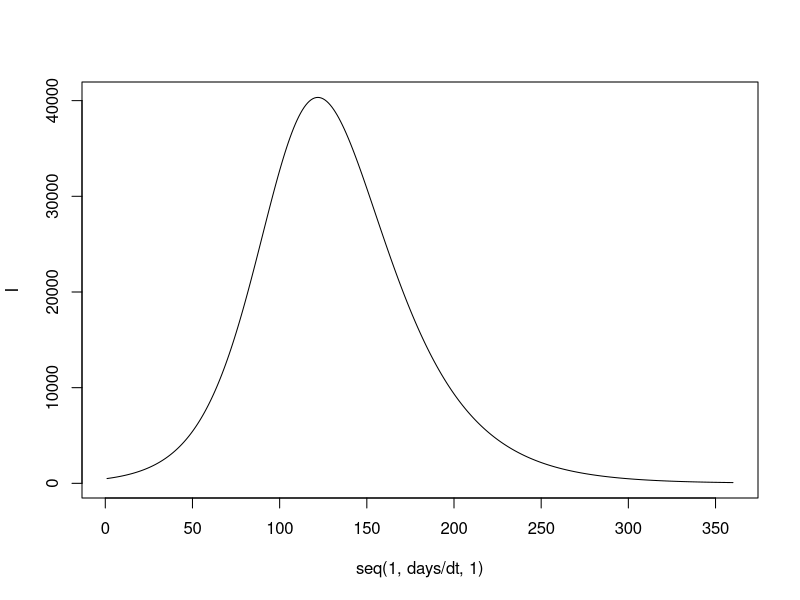
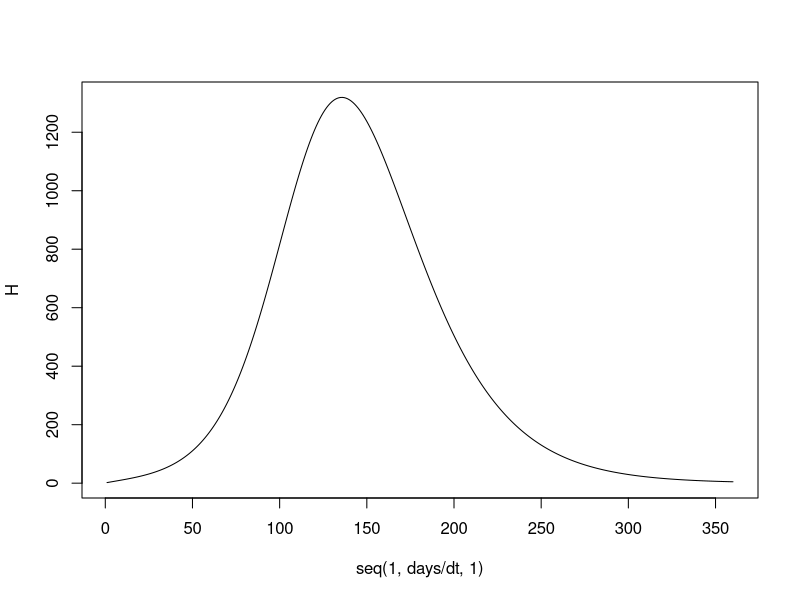
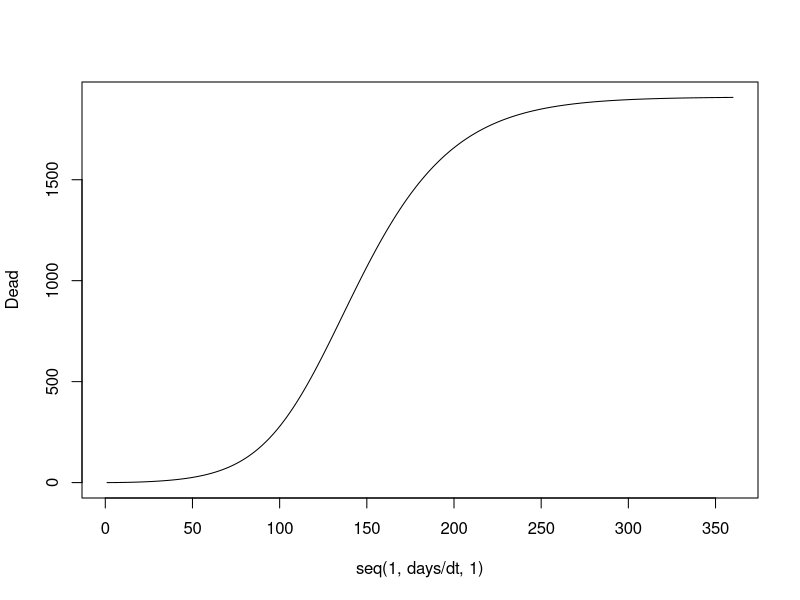
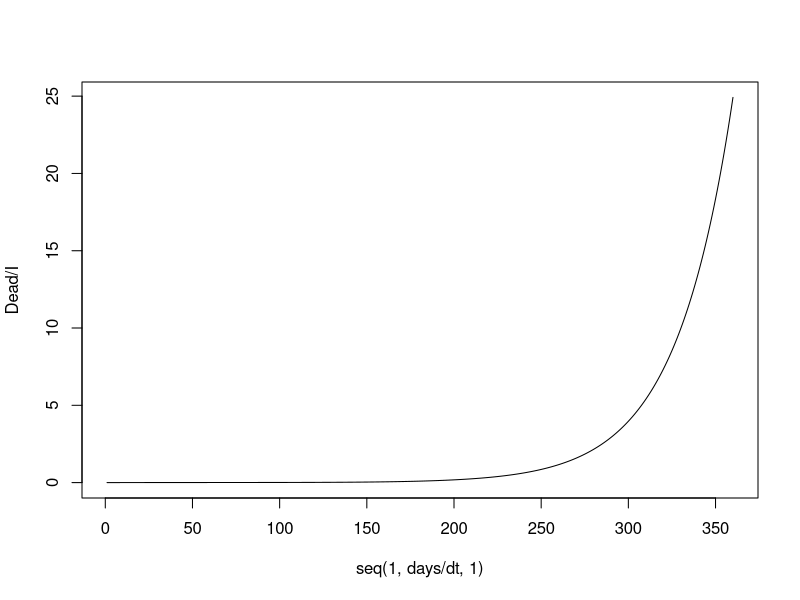
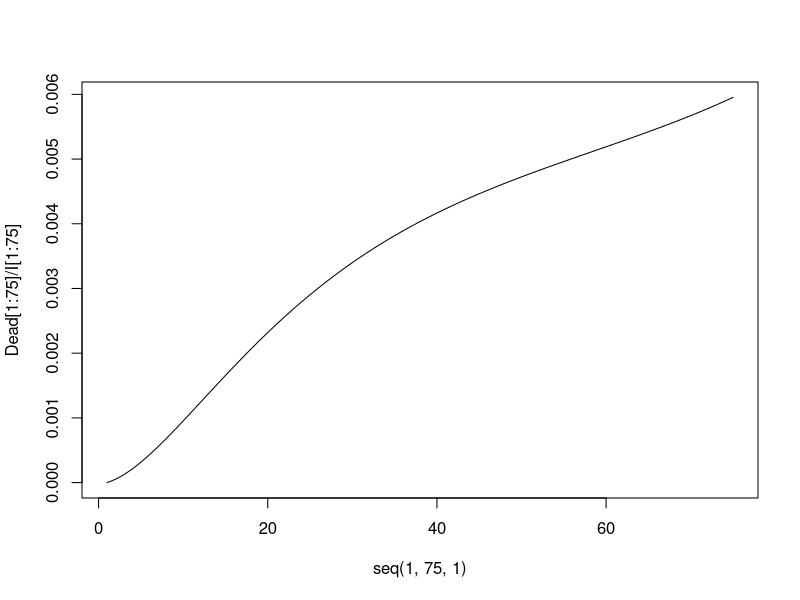
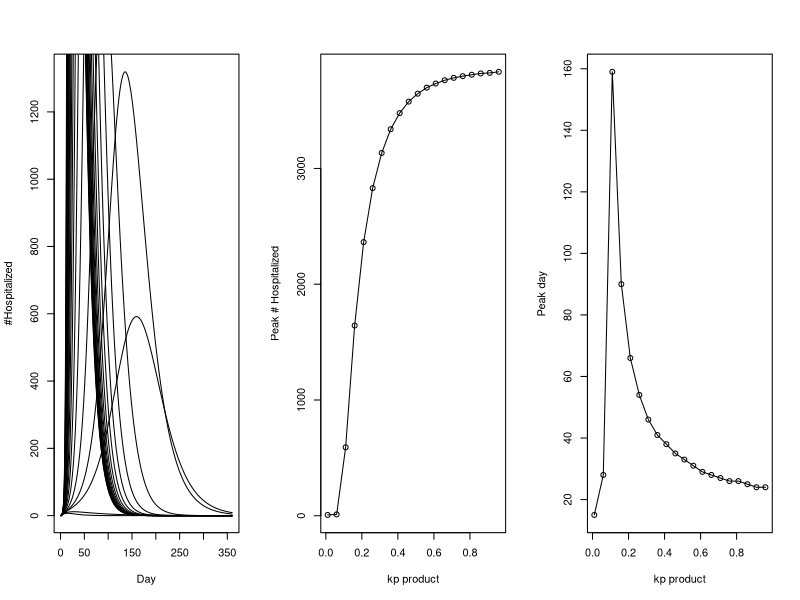
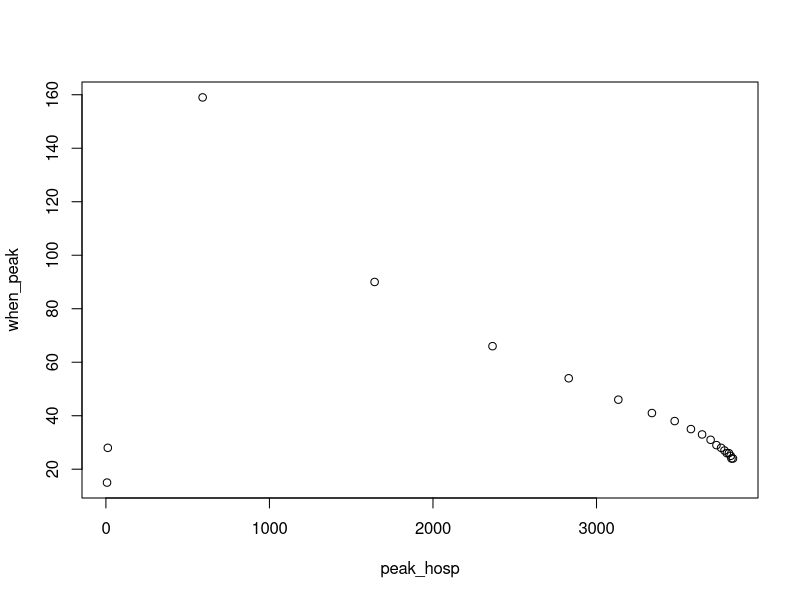
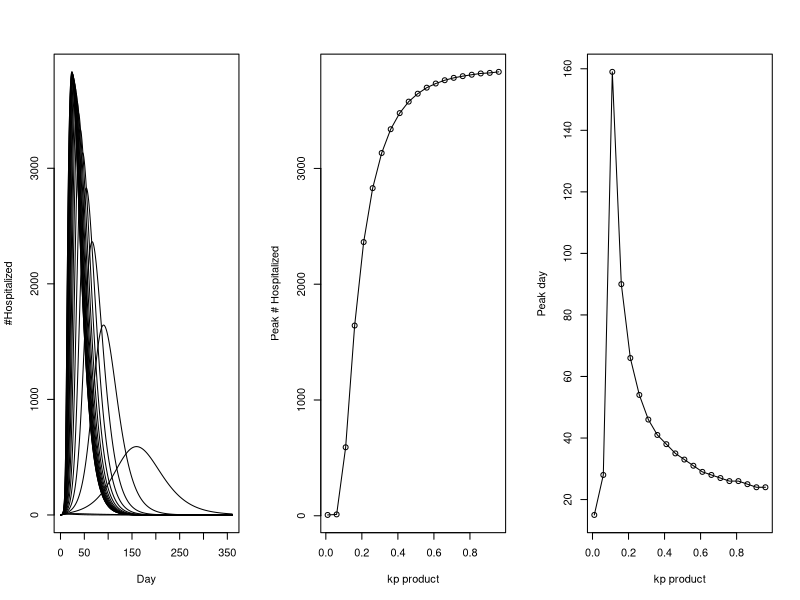

Reproduce these figures in R, in order.
##### The Wilson SIHR model :) 
##### Simulating SIR Model with a hospitalization intermediate to
##### predict demand on health services from SARS-COV2 

### Verity et al. 2020 for onset-to-death, onset-to-discharge

days <- 360
init_pop <- 243336
init_sick <- 500
k <- 5 # #people exposed per infected per day 
p <- 0.02 # probability of transmission from infected to susceptible 

alpha <- (k*p)
hr <- 0.05 # Hospitalization as % of infected with SARS-COV2 
IFR <- hr*0.15 # Overall CFR as product of % of hospitalized patients 
incubate <- 21 # Length of incubation before hospitalization 
stay <- 15 # Length of time of hospitalization to death or discharge 
# population 

h <- -log(1-(hr/incubate)) # rate of hospitalization of infected 
c <- -log(1-(0.2/stay)) # mortality rate of hospitalized 
v_h <- -log(1-(0.8/(stay))) # Recovery rate from hospitalized to well 
v_nh <- -log(1-((1-hr)/incubate)) # Recovery rate for non-hospitalized 
# This is rather restrictive condition because it imposes rapid recovery 
# for those who will not be hospitalized, but is only way to ensure a 
# reasonable fraction end up hospitalized. 

dt <- 1 # Can toggle as needed if numerical instability crops up 

# Key ratios 
# Partitioning of infecteds to hospital: h/v_nh 
# Partitioning of hospitalized to dead/recovered c/v_h


# R_0 <- alpha/(h+v_nh) = 2.05 (I think!) 

S <- rep(0,days/dt)
I <- rep(0,days/dt)
H <- rep(0,days/dt)
R <- rep(0,days/dt)

Dead <- rep(0,days/dt)
sum <- rep(0,days/dt)
Hcount <- rep(0,days/dt)


S[1] <- init_pop - init_sick
I[1] <- init_sick 
R[1] <- 0
Dead[1] <- 0 
H[1] <- 2 
sum[1] <- S[1] + I[1] + R[1] + Dead[1] + H[1]
Hcount[1] <- H[1]

#alpha[i-1] = 0.15 - (i/360)*0.075
#(0.15 - (i/360)*0.15
for(i in 2:(days/dt)){
  S[i] <- S[i-1] - ((alpha)*I[i-1]*S[i-1]/init_pop)*dt
  I[i] <- I[i-1] + (((alpha)*I[i-1]*S[i-1]/init_pop) - (v_nh+h)*I[i-1])*dt
  H[i] <- H[i-1] + (h*I[i-1] - (c+v_h)*H[i-1])*dt 
  R[i] <- R[i-1] + (v_nh*I[i-1] + (v_h)*H[i-1])*dt
  Dead[i] <- Dead[i-1] + (c*H[i-1])*dt # Cumulative dead 
  sum[i] <- S[i] + I[i] + H[i] + R[i] + Dead[i] # Checking conservation 
  Hcount[i] <- Hcount[i-1] + h*I[i-1] # cumulative # hospitalized
}

plot(seq(1,days/dt,1),I,type = 'lwd')
plot(seq(1,days/dt,1),H,type = 'lwd')

round(H)
plot(seq(1,days/dt,1),Dead,type = 'lwd')
plot(seq(1,days/dt,1),Dead/I,type='lwd')

plot(seq(1,75,1),Dead[1:75]/I[1:75],type='lwd')


#plot(seq(1,days/dt,1),H,type = 'lwd')
Dead[360/dt]/init_pop # 0.7% overall mortality 
Hcount[360/dt]/init_pop # 4% hospitalized
Hcount[360/dt]/(Dead[360/dt]+Hcount[360/dt]) # 84% hospitalized recover

H[1:35]

##### Scenario planning for variations in R_0 

k <- 5 # #people exposed per infected per day 
p <- 0.03 # probability of transmission from infected to susceptible 
k*p

kp <- seq(0.01,1,0.05)
peak_hosp <- rep(0,length(kp))
when_peak <- rep(0,length(kp))
par(mfcol=c(1,3))
plot(seq(1,days,1),H,type='lwd',xlab="Day",ylab="#Hospitalized")
for(l in 1:length(kp)){

days <- 360
init_pop <- 3*10^5
init_sick <- 500

alpha <- kp[l]/init_pop
hr <- 0.025 # Hospitalization as % of infected with SARS-COV2 
CFR <- hr*0.2 # Overall CFR as product of % of hospitalized patients 
incubate <- 10 # Length of incubation before hospitalization 
stay <- 14 # Length of time of hospitalization to death or discharge 
sickDay <- 14 # average time to recovery/resistant status for non_hospitalized
# population 


h <- -log(1-(hr/incubate)) # rate of hospitalization of infected 
c <- -log(1-(0.2/stay)) # mortality rate of hospitalized 
v_h <- -log(1-(0.8/stay)) # Recovery rate from hospitalized to well 
v_nh <- -log(1-((1-hr)/sickDay)) # Recovery rate for non-hospitalized 

dt <- 1 # Can toggle as needed if numerical instability crops up 

# R_o <- k*p/(c+v)
# R_0 <- k*p/(CFR+v_nh) = 1.3 (I think!) 

S <- rep(0,days/dt)
I <- rep(0,days/dt)
H <- rep(0,days/dt)
R <- rep(0,days/dt)

Dead <- rep(0,days/dt)

S[1] <- init_pop - init_sick
I[1] <- init_sick 
R[1] <- 0
Dead[1] <- 0 
H[1] <- 0 

for(i in 2:(days/dt)){
  S[i] <- S[i-1] - (alpha*I[i-1]*S[i-1])*dt
  I[i] <- I[i-1] + ((alpha*I[i-1]*S[i-1]) - (v_nh+h)*I[i-1])*dt
  H[i] <- H[i-1] + (h*I[i-1] - (c+v_h)*H[i-1])*dt 
  R[i] <- R[i-1] + (v_nh*I[i-1] + v_h*H[i-1])*dt
  Dead[i] <- Dead[i-1] + (c*H[i-1])*dt
}

peak_hosp[l] <- max(H)
when_peak[l] <- which(H==max(H))

lines(seq(1,days,1),H)

}



plot(kp,peak_hosp,ylab = "Peak # Hospitalized", xlab = "kp product")
lines(kp,peak_hosp)
plot(kp,when_peak, ylab = "Peak day", xlab = "kp product")
lines(kp,when_peak)

par(mfcol=c(1,1))
plot(peak_hosp,when_peak)



##### Global Sensitivity/Uncertainty Analysis 

k <- 5 # #people exposed per infected per day 
p <- 0.03 # probability of transmission from infected to susceptible 



peak_hosp <- rep(0,length(kp))
when_peak <- rep(0,length(kp))
par(mfcol=c(1,3))

plot(seq(1,days,1),H,type='lwd',xlab="Day",ylab="#Hospitalized")
for(l in 1:length(kp)){
  
  days <- 360
  init_pop <- 3*10^5
  init_sick <- 500
  
  alpha <- kp[l]/init_pop
  hr <- 0.025 # Hospitalization as % of infected with SARS-COV2 
  CFR <- hr*0.2 # Overall CFR as product of % of hospitalized patients 
  incubate <- 10 # Length of incubation before hospitalization 
  stay <- 14 # Length of time of hospitalization to death or discharge 
  sickDay <- 14 # average time to recovery/resistant status for non_hospitalized
  # population 
  
  
  h <- -log(1-(hr/incubate)) # rate of hospitalization of infected 
  c <- -log(1-(0.2/stay)) # mortality rate of hospitalized 
  v_h <- -log(1-(0.8/stay)) # Recovery rate from hospitalized to well 
  v_nh <- -log(1-((1-hr)/sickDay)) # Recovery rate for non-hospitalized 
  
  dt <- 1 # Can toggle as needed if numerical instability crops up 
  
  # R_0 <- k*p/(h+v_nh) = 1.3 (I think!) 
  
  S <- rep(0,days/dt)
  I <- rep(0,days/dt)
  H <- rep(0,days/dt)
  R <- rep(0,days/dt)
  
  Dead <- rep(0,days/dt)
  
  S[1] <- init_pop - init_sick
  I[1] <- init_sick 
  R[1] <- 0
  Dead[1] <- 0 
  H[1] <- 0 
  
  for(i in 2:(days/dt)){
    S[i] <- S[i-1] - (alpha*I[i-1]*S[i-1])*dt
    I[i] <- I[i-1] + ((alpha*I[i-1]*S[i-1]) - (v_nh+h)*I[i-1])*dt
    H[i] <- H[i-1] + (h*I[i-1] - (c+v_h)*H[i-1])*dt 
    R[i] <- R[i-1] + (v_nh*I[i-1] + v_h*H[i-1])*dt
    Dead[i] <- Dead[i-1] + (c*H[i-1])*dt
  }
  
  peak_hosp[l] <- max(H)
  when_peak[l] <- which(H==max(H))
  
  lines(seq(1,days,1),H)
  
}



plot(kp,peak_hosp,ylab = "Peak # Hospitalized", xlab = "kp product")
lines(kp,peak_hosp)
plot(kp,when_peak, ylab = "Peak day", xlab = "kp product")
lines(kp,when_peak)

